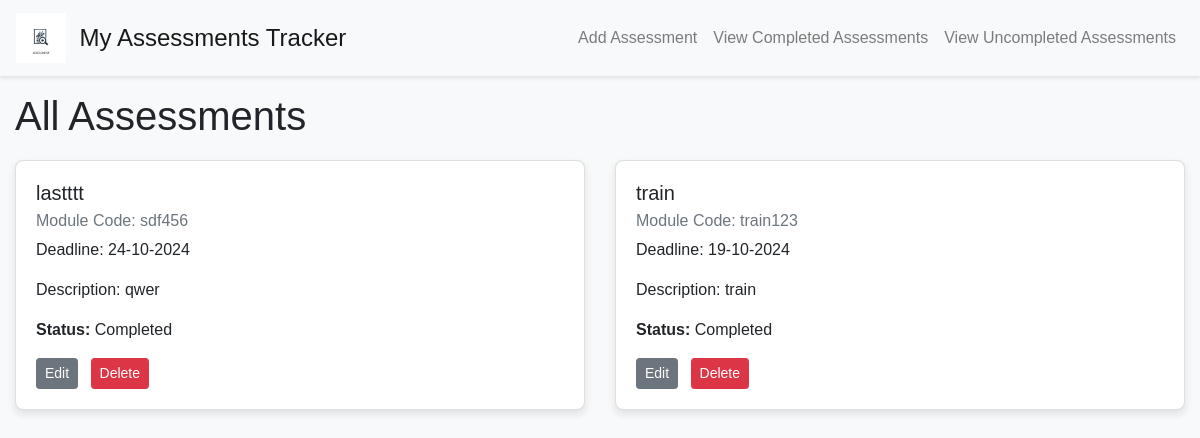
Before: / with the older database file.
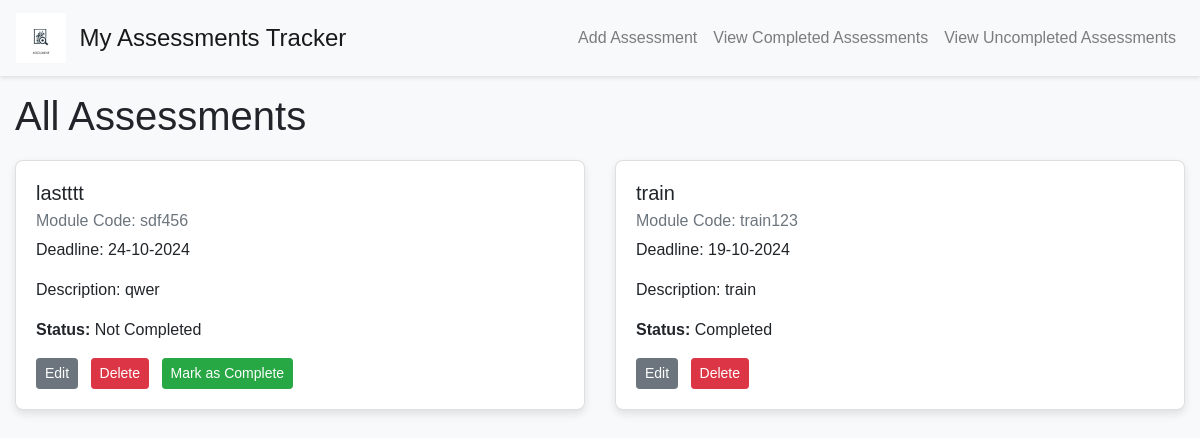
After: the same page with the newer database file.
### app/models.py (models this page shows)
class Assessment(db.Model):
    id = db.Column(db.Integer, primary_key=True)
    title = db.Column(db.String(100), nullable=False)
    module_code = db.Column(db.String(20), nullable=False)
    deadline_date = db.Column(db.DateTime, nullable=False)
    description = db.Column(db.Text, nullable=False)
    is_complete = db.Column(db.Boolean, default=False)

### app/views.py (the view)
@app.route('/')
def index():
    assessments = Assessment.query.all()
    return render_template('index.html', title='All Assessments', assessments=assessments)

### app/templates/index.html (shortened to what this page needs)
<!DOCTYPE html>
<html lang="en">
{% extends "base.html" %}
{% block content %}
  <h1>All Assessments</h1>
  <div class="assessment-list">
    {% if assessments %}
      <div class="row">
        {% for assessment in assessments %}
          <div class="col-md-6 mb-4">
            <div class="card">
              <div class="card-body">
                <h5 class="card-title">{{ assessment.title }}</h5>
                <h6 class="card-subtitle mb-2 text-muted">Module Code: {{ assessment.module_code }}</h6>
                <p class="card-text">Deadline: {{ assessment.deadline_date.strftime('%d-%m-%Y') }}</p>
                <p class="card-text">Description: {{ assessment.description }}</p>
                <p class="card-text"><strong>Status:</strong> {{ 'Completed' if assessment.is_complete else 'Not Completed' }}</p>
                <a href="{{ url_for('edit_assessment', assessment_id=assessment.id) }}" class="btn btn-secondary btn-sm mr-2">Edit</a>
                <form action="{{ url_for('delete_assessment', assessment_id=assessment.id) }}" method="post" style="display:inline;">
                  <button type="submit" class="btn btn-danger btn-sm mr-2">Delete</button>
                </form>
                {% if not assessment.is_complete %}
                  <form action="{{ url_for('mark_complete', assessment_id=assessment.id) }}" method="post" style="display:inline;">
                    <button type="submit" class="btn btn-success btn-sm">Mark as Complete</button>
                  </form>
                {% endif %}
              </div>
            </div>
          </div>
        {% endfor %}
      </div>
    {% else %}
      <div class="alert alert-info">
        <p>No assessments available at the moment. Sit back and relax!</p>
      </div>
    {% endif %}
  </div>
{% endblock %}

### app/templates/base.html (shortened to what this page needs)
<!DOCTYPE html>
<html lang="en">
  <head>
    <link rel="stylesheet" href="https://stackpath.bootstrapcdn.com/bootstrap/4.2.1/css/bootstrap.min.css">
    <link rel="stylesheet" href="{{ url_for('static', filename='style.css') }}?v=1.0">
  </head>
  <body>
    <nav class="navbar navbar-expand-sm navbar-light bg-light">
      <a class="navbar-brand" href="/">
        <img src="{{ url_for('static', filename='logo.png') }}" alt="Logo" style="width: 50px; height: 50px;">
        <span class="ml-2 h4 align-middle">My Assessments Tracker</span>
      </a>
      <div class="collapse navbar-collapse" id="navbarSupportedContent">
        <ul class="navbar-nav ml-auto">
          <li class="nav-item"><a class="nav-link" href="/add">Add Assessment</a></li>
          <li class="nav-item"><a class="nav-link" href="/view_completed">View Completed Assessments</a></li>
          <li class="nav-item"><a class="nav-link" href="/view_uncompleted">View Uncompleted Assessments</a></li>
        </ul>
      </div>
    </nav>
    <div class="container">
      {% block content %}{% endblock %}
    </div>
  </body>
</html>

### app/static/style.css (style rules this page uses)
body { font-family: Arial, sans-serif; background-color: #f8f9fa; }
.card { box-shadow: 0 4px 8px rgba(0, 0, 0, 0.1); transition: box-shadow 0.3s ease; border-radius: 8px; }
.card-body { padding: 20px; }
.btn { transition: background-color 0.3s, transform 0.3s; }
.btn-danger { background-color: #dc3545; border-color: #dc3545; }
.btn-success { background-color: #28a745; border-color: #28a745; }
.navbar { box-shadow: 0 2px 4px rgba(0, 0, 0, 0.1); }
a { color: #007bff; text-decoration: none; }
.container { max-width: 1200px; margin: 0 auto; }
.assessment-list { margin-top: 20px; }

Changed rows visible on the page:
changed Assessment "lastttt": is_complete "Completed" → "Not Completed"; now shows "Mark as Complete"
